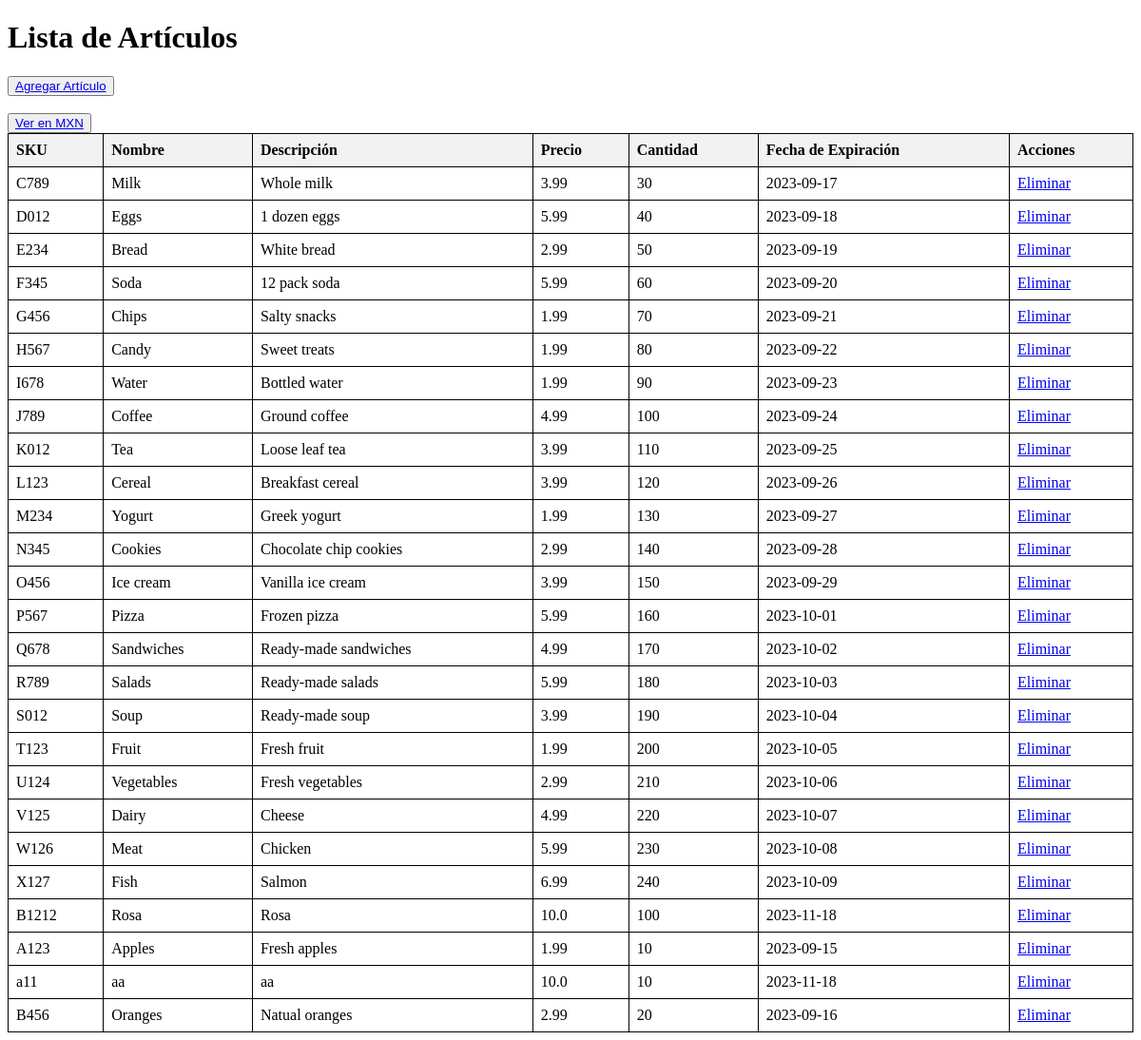
The page / on the database its author committed.
### app/models/models.py (models this page shows)
class GroceryItem(Model):
    SKU = CharField(primary_key=True)
    Name = CharField()
    Description = CharField()
    Price = FloatField()
    Quantity = IntegerField()
    Expiration_Date = DateField(null=True)
    class Meta:
        database = db

### app/app.py (the view)
@app.route('/', methods=['GET'])
def view_items():
    items = list(GroceryItem.select())
    return render_template('items.html', items=items)

### app/templates/items.html (shortened to what this page needs)
<!DOCTYPE html>
<html>
<head>
</head>
<body>
    <h1>Lista de Artículos</h1>
    <button>
        <a href="{{ url_for('add_item') }}">Agregar Artículo</a>
    </button>
    <br>
    <br>
    <button>
        <a href="{{ url_for('items_currency') }}">Ver en MXN</a>
    </button>
    <table>
        <thead>
            <tr>
                <th>SKU</th>
                <th>Nombre</th>
                <th>Descripción</th>
                <th>Precio</th>
                <th>Cantidad</th>
                <th>Fecha de Expiración</th>
                <th>Acciones</th>
            </tr>
        </thead>
        <tbody>
            {% for item in items %}
            <tr>
                <td>{{ item.SKU }}</td>
                <td>{{ item.Name }}</td>
                <td>{{ item.Description }}</td>
                <td>{{ item.Price }} {{ item.currency }}</td>
                <td>{{ item.Quantity }}</td>
                <td>{{ item.Expiration_Date }}</td>
                <td>
                    <a href="{{ url_for('delete_item', sku=item.SKU) }}">Eliminar</a>
                </td>
            </tr>
            {% endfor %}
        </tbody>
    </table>
</body>
</html>

### app/templates/items.html (style rules this page uses)
table { width: 100%; border-collapse: collapse; }
table, th, td { border: 1px solid black; }
th, td { padding: 8px; text-align: left; }
th { background-color: #f2f2f2; }

### rows shown on the page
GroceryItem: SKU "C789", Name "Milk", Description "Whole milk", Price "3.99", Quantity "30", Expiration_Date "2023-09-17"
GroceryItem: SKU "D012", Name "Eggs", Description "1 dozen eggs", Price "5.99", Quantity "40", Expiration_Date "2023-09-18"
GroceryItem: SKU "E234", Name "Bread", Description "White bread", Price "2.99", Quantity "50", Expiration_Date "2023-09-19"
GroceryItem: SKU "F345", Name "Soda", Description "12 pack soda", Price "5.99", Quantity "60", Expiration_Date "2023-09-20"
GroceryItem: SKU "G456", Name "Chips", Description "Salty snacks", Price "1.99", Quantity "70", Expiration_Date "2023-09-21"
GroceryItem: SKU "H567", Name "Candy", Description "Sweet treats", Price "1.99", Quantity "80", Expiration_Date "2023-09-22"
GroceryItem: SKU "I678", Name "Water", Description "Bottled water", Price "1.99", Quantity "90", Expiration_Date "2023-09-23"
GroceryItem: SKU "J789", Name "Coffee", Description "Ground coffee", Price "4.99", Quantity "100", Expiration_Date "2023-09-24"
GroceryItem: SKU "K012", Name "Tea", Description "Loose leaf tea", Price "3.99", Quantity "110", Expiration_Date "2023-09-25"
GroceryItem: SKU "L123", Name "Cereal", Description "Breakfast cereal", Price "3.99", Quantity "120", Expiration_Date "2023-09-26"
GroceryItem: SKU "M234", Name "Yogurt", Description "Greek yogurt", Price "1.99", Quantity "130", Expiration_Date "2023-09-27"
GroceryItem: SKU "N345", Name "Cookies", Description "Chocolate chip cookies", Price "2.99", Quantity "140", Expiration_Date "2023-09-28"
GroceryItem: SKU "O456", Name "Ice cream", Description "Vanilla ice cream", Price "3.99", Quantity "150", Expiration_Date "2023-09-29"
GroceryItem: SKU "P567", Name "Pizza", Description "Frozen pizza", Price "5.99", Quantity "160", Expiration_Date "2023-10-01"
GroceryItem: SKU "Q678", Name "Sandwiches", Description "Ready-made sandwiches", Price "4.99", Quantity "170", Expiration_Date "2023-10-02"
GroceryItem: SKU "R789", Name "Salads", Description "Ready-made salads", Price "5.99", Quantity "180", Expiration_Date "2023-10-03"
GroceryItem: SKU "S012", Name "Soup", Description "Ready-made soup", Price "3.99", Quantity "190", Expiration_Date "2023-10-04"
GroceryItem: SKU "T123", Name "Fruit", Description "Fresh fruit", Price "1.99", Quantity "200", Expiration_Date "2023-10-05"
GroceryItem: SKU "U124", Name "Vegetables", Description "Fresh vegetables", Price "2.99", Quantity "210", Expiration_Date "2023-10-06"
GroceryItem: SKU "V125", Name "Dairy", Description "Cheese", Price "4.99", Quantity "220", Expiration_Date "2023-10-07"
GroceryItem: SKU "W126", Name "Meat", Description "Chicken", Price "5.99", Quantity "230", Expiration_Date "2023-10-08"
GroceryItem: SKU "X127", Name "Fish", Description "Salmon", Price "6.99", Quantity "240", Expiration_Date "2023-10-09"
GroceryItem: SKU "B1212", Name "Rosa", Description "Rosa", Price "10.0", Quantity "100", Expiration_Date "2023-11-18"
GroceryItem: SKU "A123", Name "Apples", Description "Fresh apples", Price "1.99", Quantity "10", Expiration_Date "2023-09-15"
GroceryItem: SKU "a11", Name "aa", Description "aa", Price "10.0", Quantity "10", Expiration_Date "2023-11-18"
GroceryItem: SKU "B456", Name "Oranges", Description "Natual oranges", Price "2.99", Quantity "20", Expiration_Date "2023-09-16"
